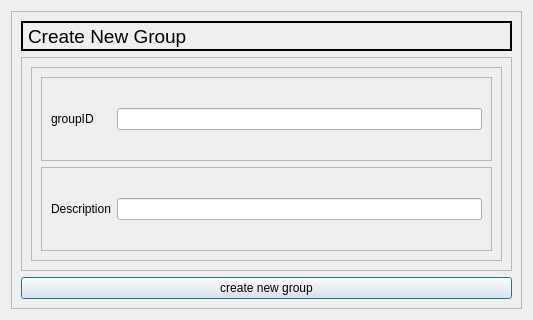
<?xml version="1.0" encoding="UTF-8"?>
<ui version="4.0">
 <class>NewGroupForm</class>
 <widget class="QDialog" name="NewGroupForm">
  <property name="geometry">
   <rect>
    <x>0</x>
    <y>0</y>
    <width>533</width>
    <height>320</height>
   </rect>
  </property>
  <property name="windowTitle">
   <string>Dialog</string>
  </property>
  <layout class="QGridLayout" name="gridLayout">
   <item row="0" column="0">
    <widget class="QFrame" name="frame">
     <property name="frameShape">
      <enum>QFrame::StyledPanel</enum>
     </property>
     <property name="frameShadow">
      <enum>QFrame::Raised</enum>
     </property>
     <layout class="QVBoxLayout" name="verticalLayout">
      <item>
       <widget class="QLabel" name="label">
        <property name="maximumSize">
         <size>
          <width>16777215</width>
          <height>30</height>
         </size>
        </property>
        <property name="font">
         <font>
          <pointsize>14</pointsize>
         </font>
        </property>
        <property name="styleSheet">
         <string notr="true">border:2px solid black</string>
        </property>
        <property name="text">
         <string>Create New Group</string>
        </property>
       </widget>
      </item>
      <item>
       <widget class="QFrame" name="frame_2">
        <property name="frameShape">
         <enum>QFrame::StyledPanel</enum>
        </property>
        <property name="frameShadow">
         <enum>QFrame::Sunken</enum>
        </property>
        <property name="lineWidth">
         <number>1</number>
        </property>
        <layout class="QGridLayout" name="gridLayout_2">
         <item row="0" column="0">
          <widget class="QFrame" name="frame_4">
           <property name="frameShape">
            <enum>QFrame::StyledPanel</enum>
           </property>
           <property name="frameShadow">
            <enum>QFrame::Raised</enum>
           </property>
           <layout class="QVBoxLayout" name="verticalLayout_2">
            <item>
             <widget class="QFrame" name="frame_3">
              <property name="frameShape">
               <enum>QFrame::StyledPanel</enum>
              </property>
              <property name="frameShadow">
               <enum>QFrame::Raised</enum>
              </property>
              <layout class="QHBoxLayout" name="horizontalLayout">
               <item>
                <widget class="QLabel" name="label_2">
                 <property name="text">
                  <string>groupID     </string>
                 </property>
                </widget>
               </item>
               <item>
                <widget class="QLineEdit" name="groupID"/>
               </item>
              </layout>
             </widget>
            </item>
            <item>
             <widget class="QFrame" name="frame_5">
              <property name="frameShape">
               <enum>QFrame::StyledPanel</enum>
              </property>
              <property name="frameShadow">
               <enum>QFrame::Raised</enum>
              </property>
              <layout class="QHBoxLayout" name="horizontalLayout_2">
               <item>
                <widget class="QLabel" name="label_3">
                 <property name="text">
                  <string>Description</string>
                 </property>
                </widget>
               </item>
               <item>
                <widget class="QLineEdit" name="name"/>
               </item>
              </layout>
             </widget>
            </item>
           </layout>
          </widget>
         </item>
        </layout>
       </widget>
      </item>
      <item>
       <widget class="QPushButton" name="createNewGroup">
        <property name="text">
         <string>create new group</string>
        </property>
       </widget>
      </item>
     </layout>
    </widget>
   </item>
  </layout>
 </widget>
 <resources/>
 <connections/>
</ui>
